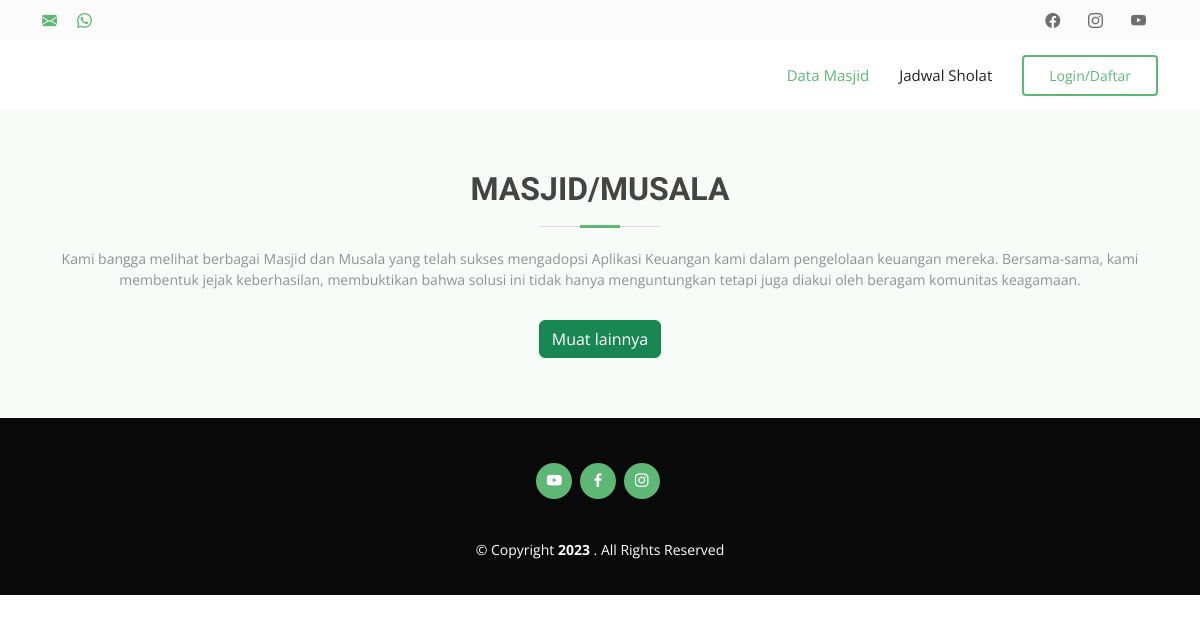
Before: / with the older database file.
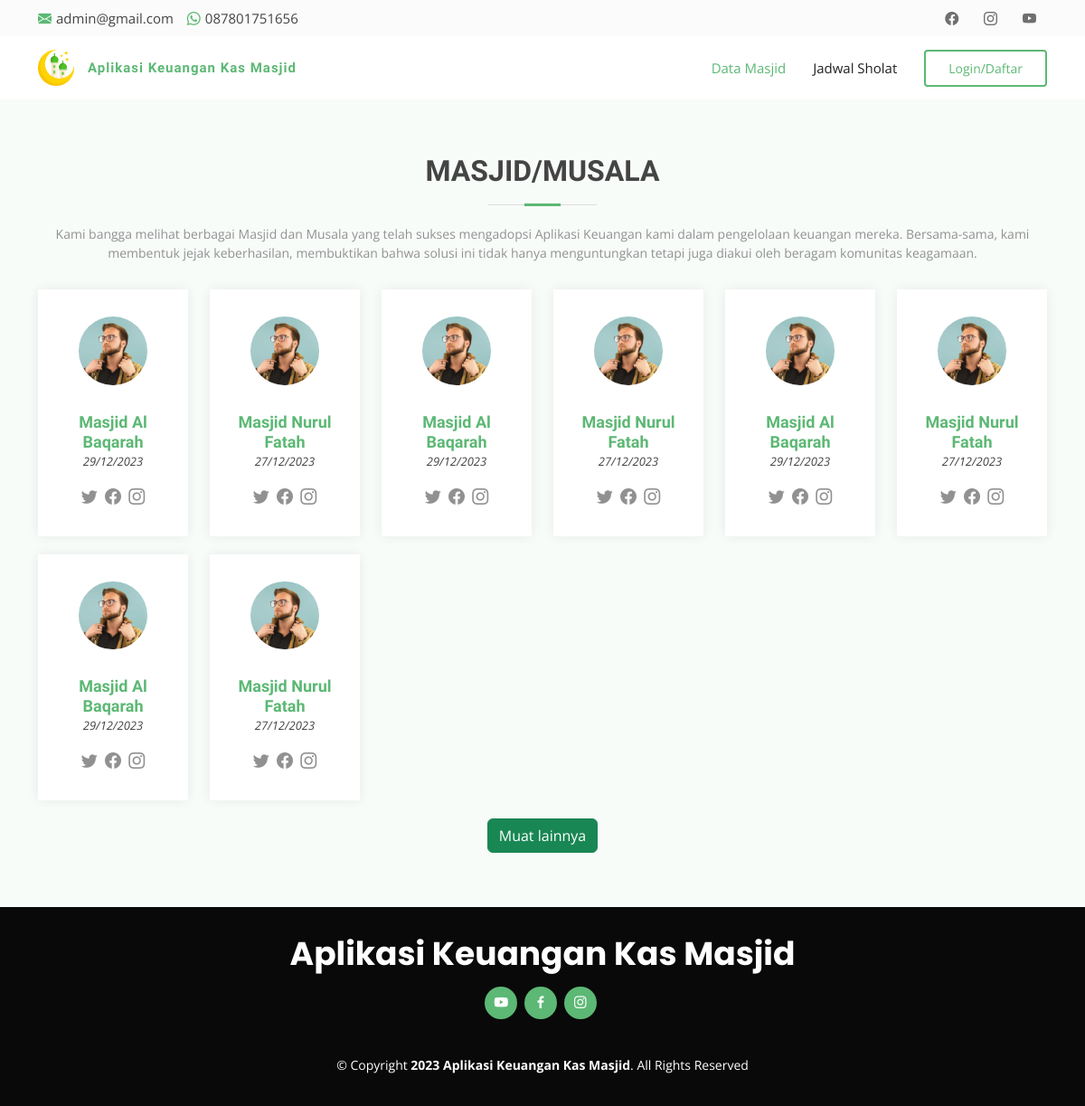
After: the same page with the newer database file.
### tables this page shows
CREATE TABLE `setting` (
  `id_setting` int NOT NULL,
  `nama_website` varchar(128) NOT NULL,
  `about` text,
  `email` varchar(128) DEFAULT NULL,
  `facebook` varchar(128) DEFAULT NULL,
  `instagram` varchar(128) DEFAULT NULL,
  `whatsapp` varchar(128) NOT NULL,
  `youtube` varchar(128) DEFAULT NULL,
  `alamat` text,
  `logo_website` varchar(128) DEFAULT NULL
);

CREATE TABLE `detail_masjid` (
  `id_detail` int NOT NULL,
  `id_user` int NOT NULL,
  `name_resmi` varchar(128) DEFAULT NULL,
  `date_resmi` date DEFAULT NULL,
  `lokasi` varchar(128) DEFAULT NULL,
  `luas_bangunan` varchar(128) DEFAULT NULL,
  `luas_keseluruhan` varchar(128) DEFAULT NULL,
  `daya_tampung` varchar(128) DEFAULT NULL,
  `facebook` varchar(128) NOT NULL,
  `instagram` varchar(128) NOT NULL,
  `twitter` varchar(128) NOT NULL
);

CREATE TABLE `user` (
  `id` int NOT NULL,
  `name` varchar(128) NOT NULL,
  `name_masjid` varchar(128) NOT NULL,
  `email` varchar(128) NOT NULL,
  `image` varchar(128) NOT NULL,
  `password` varchar(225) NOT NULL,
  `role_id` int NOT NULL,
  `is_active` int NOT NULL,
  `date_created` int NOT NULL
);

### application/controllers/Web.php (called while the page is built, shortened)
<?php
class Web extends CI_Controller
{
    public function __construct()
    {
        $this->load->model('Web_model');
    }
    public function index()
    {
        $data['masjid'] = $this->Web_model->getMasjid(8, 0);
        $this->load->view('frontend/web', $data);
    }
}

### index.php (called while the page is built, shortened)
<?php
require_once BASEPATH.'core/CodeIgniter.php';

### application/libraries/Global_library.php (called while the page is built, shortened)
<?php
class Global_library
{
    protected $CI;
    public function __construct()
    {
        $this->CI = &get_instance();
    }
    public function get_settings()
    {
        return $this->CI->db->get('setting')->row_array();
    }
}

### application/helpers/sandemo_helper.php (called while the page is built, shortened)
<?php
if (!function_exists('get_setting')) {
    function get_setting($column_name)
    {
        $CI = &get_instance();
        $managements = $CI->global_library->get_settings();
        return isset($managements[$column_name]) ? $managements[$column_name] : '';
    }
}

### application/models/Web_model.php (called while the page is built, shortened)
<?php
class Web_model extends CI_Model
{
    public function getMasjid($limit = null, $start = null, $id = null)
    {
        $this->db->limit($limit, $start);
        $this->db->select('*');
        $this->db->from('detail_masjid');
        $this->db->join('user', 'user.id = detail_masjid.id_user');
        return $this->db->get()->result_array();
    }
}

### application/views/frontend/web.php (the view, shortened to what this page needs)
<!DOCTYPE html>
<html lang="en">
<head>
    <link href="<?= base_url('assets/frontend/') ?>vendor/animate.css/animate.min.css" rel="stylesheet">
    <link href="<?= base_url('assets/frontend/') ?>vendor/bootstrap/css/bootstrap.min.css" rel="stylesheet">
    <link href="<?= base_url('assets/frontend/') ?>vendor/bootstrap-icons/bootstrap-icons.css" rel="stylesheet">
    <link href="<?= base_url('assets/frontend/') ?>vendor/boxicons/css/boxicons.min.css" rel="stylesheet">
    <link href="<?= base_url('assets/frontend/') ?>vendor/glightbox/css/glightbox.min.css" rel="stylesheet">
    <link href="<?= base_url('assets/frontend/') ?>vendor/swiper/swiper-bundle.min.css" rel="stylesheet">
    <link href="<?= base_url('assets/frontend/') ?>css/style.css" rel="stylesheet">
</head>
<body>
    <section id="topbar" class="d-flex align-items-center">
        <div class="container d-flex justify-content-center justify-content-md-between">
            <div class="contact-info d-flex align-items-center">
                <i class="bi bi-envelope-fill"></i><a href="mailto:<?= get_setting('email') ?>"><?= get_setting('email') ?></a>
                <i class="bi bi-whatsapp phone-icon"></i> <?= get_setting('whatsapp') ?>
            </div>
            <div class="social-links d-none d-md-block">
                <a href="https://<?= get_setting('facebok') ?>" class="facebook"><i class="bi bi-facebook"></i></a>
                <a href="https://<?= get_setting('instagram') ?>" class="instagram"><i class="bi bi-instagram"></i></a>
                <a href="https://<?= get_setting('youtube') ?>" class="youtube"><i class="bi bi-youtube"></i></i></a>
            </div>
        </div>
    </section>
    <header id="header" class="d-flex align-items-center">
        <div class="container d-flex align-items-center">
            <a href="<?= site_url('/') ?>" class="logo"><img src="<?= base_url('assets/img/logo/') . get_setting('logo_website') ?>" alt="" class="img-fluid"></a>
            <h1 class="logo me-auto"><a href="<?= site_url('/') ?>"><?= get_setting('nama_website') ?></a></h1>
            <nav id="navbar" class="navbar">
                <ul>
                    <li><a class="nav-link scrollto" href="#data-masjid">Data Masjid</a></li>
                    <li><a class="nav-link scrollto" href="#jadwal">Jadwal Sholat</a></li>
                    <li><a class="getstarted scrollto" href="<?= site_url('login') ?>">Login/Daftar</a></li>
                </ul>
            </nav>
        </div>
    </header>
    <main id="main">
        <section id="data-masjid" class="team section-bg text-center">
            <div class="container">
                <div class="section-title">
                    <h2>Masjid/Musala</h2>
                    <p>Kami bangga melihat berbagai Masjid dan Musala yang telah sukses mengadopsi Aplikasi Keuangan kami dalam pengelolaan keuangan mereka. Bersama-sama, kami membentuk jejak keberhasilan, membuktikan bahwa solusi ini tidak hanya menguntungkan tetapi juga diakui oleh beragam komunitas keagamaan.</p>
                </div>
                <div class="row" id="masjidContainer">
                    <?php foreach ($masjid as $data) : ?>
                        <?php if ($data['name_resmi'] !== null && $data['date_resmi'] !== null && $data['lokasi'] !== null) : ?>
                            <?php $url = url_title($data['name_resmi'], '-', TRUE); ?>
                            <div class="col-lg-2 col-md-6 d-flex align-items-stretch">
                                <div class="member">
                                    <a href="<?= site_url('masjid/') . $data['id'] . '/' . $url ?>"><img src="<?= base_url('assets/img/profile/') . ($data['image'] ? $data['image'] : 'default.jpg') ?>"></a>
                                    <h4><a href="<?= site_url('masjid/') . $data['id'] . '/' . $url ?>">Masjid <?= $data['name_resmi'] ?></a></h4>
                                    <span><?= $data['date_resmi'] ? date('d/m/Y', strtotime($data['date_resmi'])) : '-' ?></span>
                                    <div class="social">
                                        <a href="https://<?= $data['twitter'] ? $data['twitter'] : '#' ?>"><i class="bi bi-twitter"></i></a>
                                        <a href="https://<?= $data['facebook'] ? $data['facebook'] : '#' ?>"><i class="bi bi-facebook"></i></a>
                                        <a href="https://<?= $data['instagram'] ? $data['instagram'] : '#' ?>"><i class="bi bi-instagram"></i></a>
                                    </div>
                                </div>
                            </div>
                        <?php endif; ?>
                    <?php endforeach ?>
                </div>
            </div>
            <button type="button" class="btn btn-success" id="loadMore">Muat lainnya</button>
        </section>
    </main>
    <footer id="footer">
        <div class="container">
            <h3><?= get_setting('nama_website') ?></h3>
            <div class="social-links">
                <a href="https://<?= get_setting('youtube') ?>" class="youtube"><i class="bx bxl-youtube"></i></a>
                <a href="https://<?= get_setting('facebook') ?>" class="facebook"><i class="bx bxl-facebook"></i></a>
                <a href="https://<?= get_setting('instagram') ?>" class="instagram"><i class="bx bxl-instagram"></i></a>
            </div>
            <div class="copyright">
                &copy; Copyright <strong><span><?= date('Y') . ' ' . get_setting('nama_website') ?></span></strong>. All Rights Reserved
            </div>
        </div>
    </footer>
</body>
</html>

### assets/frontend/css/style.css (style rules this page uses)
body { font-family: "Open Sans", sans-serif; color: #444444; }
a { text-decoration: none; color: #5cb874; }
h1, h2, h3, h4, h5, h6 { font-family: "Raleway", sans-serif; }
#topbar { background: #fbfbfb; font-size: 15px; height: 40px; padding: 0; }
#topbar .contact-info a { line-height: 0; color: #444444; transition: 0.3s; }
#topbar .contact-info i { color: #5cb874; line-height: 0; margin-right: 5px; }
#topbar .contact-info .phone-icon { margin-left: 15px; }
#topbar .social-links a { color: #6f6f6f; padding: 4px 12px; display: inline-block; line-height: 1px; transition: 0.3s; }
#header { background: #fff; transition: all 0.5s; z-index: 997; height: 70px; }
#header .logo { font-size: 15px; margin: 0; padding: 0; line-height: 1; font-weight: 700; letter-spacing: 1px; }
#header .logo a { color: #5cb874; }
#header .logo img { max-height: 40px; margin-right: 15px; }
.navbar { padding: 0; }
.navbar ul { margin: 0; padding: 0; display: flex; list-style: none; align-items: center; }
.navbar li { position: relative; }
.navbar a, .navbar a:focus { display: flex; align-items: center; justify-content: space-between; padding: 10px 0 10px 30px; font-size: 15px; color: #222222; white-space: nowrap; transition: 0.3s; }
.navbar a:hover, .navbar .active, .navbar .active:focus, .navbar li:hover>a { color: #5cb874; }
.navbar .getstarted, .navbar .getstarted:focus { color: #5cb874; padding: 8px 25px; margin-left: 30px; border-radius: 4px; border: 2px solid #5cb874; transition: 0.3s; font-size: 14px; }
section { padding: 60px 0; }
.section-bg { background-color: #f8fcf9; }
.section-title { text-align: center; padding-bottom: 30px; }
.section-title h2 { font-size: 32px; font-weight: bold; text-transform: uppercase; margin-bottom: 20px; padding-bottom: 20px; position: relative; }
.section-title h2::before { content: ""; position: absolute; display: block; width: 120px; height: 1px; background: #ddd; bottom: 1px; left: calc(50% - 60px); }
.section-title h2::after { content: ""; position: absolute; display: block; width: 40px; height: 3px; background: #5cb874; bottom: 0; left: calc(50% - 20px); }
.section-title p { margin-bottom: 0; font-size: 14px; color: #919191; }
.team .member { text-align: center; margin-bottom: 20px; box-shadow: 0px 0px 12px 0px rgba(34, 34, 34, 0.07); padding: 30px 20px; background: #fff; }
.team .member img { max-width: 60%; border-radius: 50%; margin: 0 0 30px 0; }
.team .member h4 { font-weight: 700; margin-bottom: 2px; font-size: 18px; }
.team .member span { font-style: italic; display: block; font-size: 13px; }
.team .member .social { margin-top: 15px; }
.team .member .social a { color: #919191; transition: 0.3s; }
.team .member .social i { font-size: 18px; margin: 0 2px; }
#footer { background: #090909; color: #fff; font-size: 14px; text-align: center; padding: 30px 0; }
#footer h3 { font-size: 36px; font-weight: 700; color: #fff; position: relative; font-family: "Poppins", sans-serif; padding: 0; margin: 0 0 15px 0; }
#footer .social-links { margin: 0 0 40px 0; }
#footer .social-links a { font-size: 18px; display: inline-block; background: #5cb874; color: #fff; line-height: 1; padding: 8px 0; margin-right: 4px; border-radius: 50%; text-align: center; width: 36px; height: 36px; transition: 0.3s; }
#footer .copyright { margin: 0 0 5px 0; }

Changed rows visible on the page:
added setting: email "admin@gmail.com", whatsapp "087801751656", logo_website (picture), nama_website "Aplikasi Keuangan Kas Masjid"
added detail_masjid: id_user.image (placeholder picture), name_resmi "Al Baqarah", date_resmi "29/12/2023"
added detail_masjid: id_user.image (placeholder picture), name_resmi "Nurul Fatah", date_resmi "27/12/2023"
added detail_masjid: id_user.image (placeholder picture), name_resmi "Al Baqarah", date_resmi "29/12/2023"
added detail_masjid: id_user.image (placeholder picture), name_resmi "Nurul Fatah", date_resmi "27/12/2023"
added detail_masjid: id_user.image (placeholder picture), name_resmi "Al Baqarah", date_resmi "29/12/2023"
added detail_masjid: id_user.image (placeholder picture), name_resmi "Nurul Fatah", date_resmi "27/12/2023"
added detail_masjid: id_user.image (placeholder picture), name_resmi "Al Baqarah", date_resmi "29/12/2023"
added detail_masjid: id_user.image (placeholder picture), name_resmi "Nurul Fatah", date_resmi "27/12/2023"
